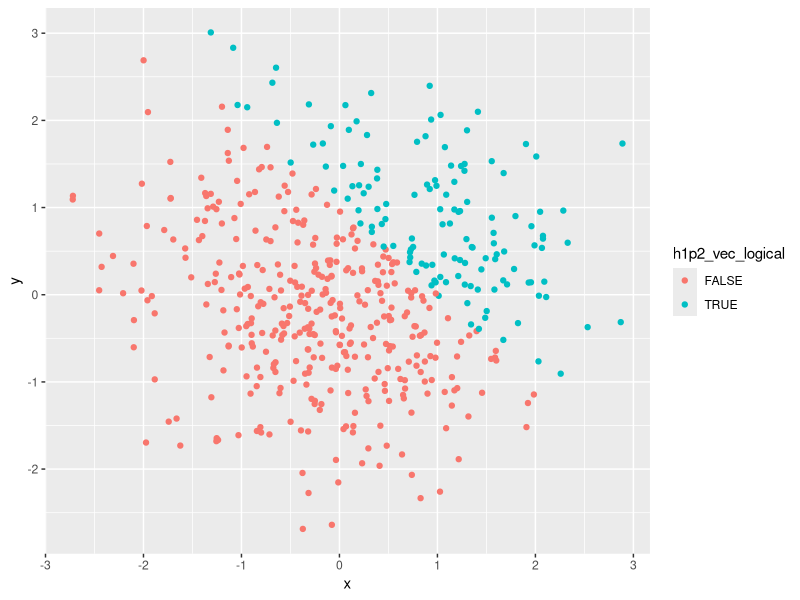
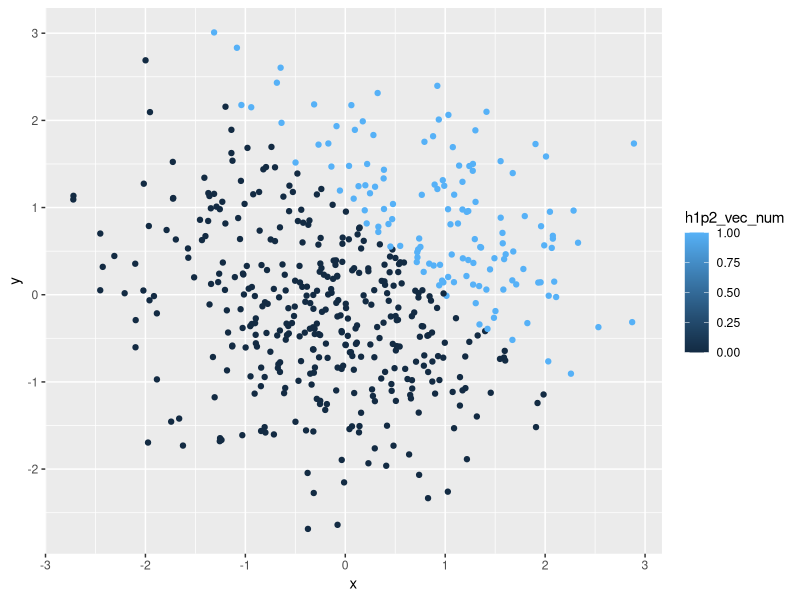
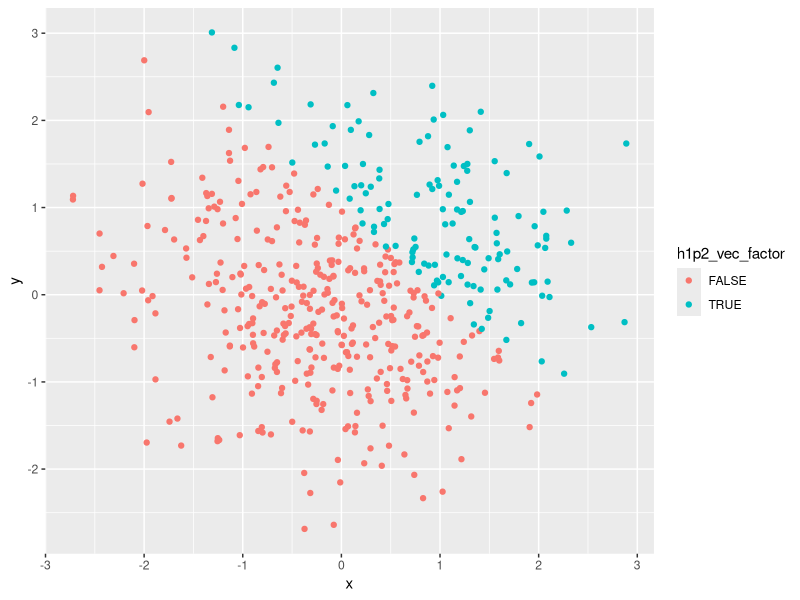
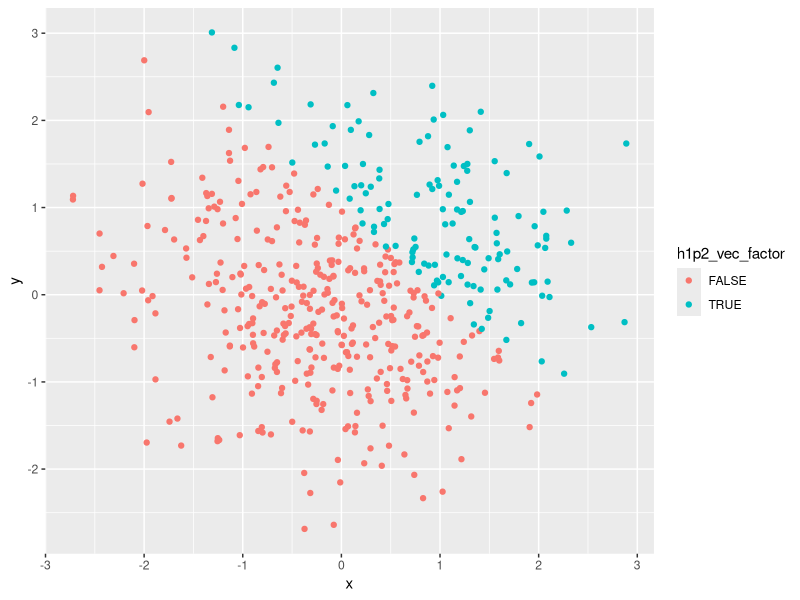

Reproduce these figures in R, in order.
## ---- chunk 1
library(tidyverse)
## ---- chunk 2
set.seed(2)

p8105_hw1_df = tibble(
  h1p1_random_var = rnorm(8),
  h1p1_vec_logical = c(h1p1_random_var>0),
  h1p1_vec_char = c("A","character","variable","that","is", "eight","in", "length"),
  h1p1_vec_factor = factor(c("Low","Low","Low", "Med","Med","High", "High","High"))
)
## ---- chunk 3
  as.numeric(pull(p8105_hw1_df, h1p1_vec_logical))
  as.numeric(pull(p8105_hw1_df, h1p1_vec_char)) 
  as.numeric(pull(p8105_hw1_df, h1p1_vec_factor))
## ---- chunk 4
  as.numeric(pull(p8105_hw1_df, h1p1_vec_logical))*(pull(p8105_hw1_df, h1p1_random_var))
  as.factor(pull(p8105_hw1_df, h1p1_vec_logical))*(pull(p8105_hw1_df, h1p1_random_var))
  as.numeric(as.factor(pull(p8105_hw1_df, h1p1_vec_logical)))*(pull(p8105_hw1_df, h1p1_random_var))
## ---- chunk 5

set.seed(2)
p8105_hw1p2_df = tibble(
  x = rnorm(500),
  y = rnorm(500),
  h1p2_vec_logical = c(x+y>1),
  h1p2_vec_num = as.numeric(h1p2_vec_logical),
  h1p2_vec_factor = as.factor(h1p2_vec_logical),
)
## ---- chunk 6
Scatplot_logic = ggplot(p8105_hw1p2_df, aes(x = x, y = y, color = h1p2_vec_logical)) + geom_point()

Scatplot_logic

Scatplot_num = ggplot(p8105_hw1p2_df, aes(x = x, y = y, color = h1p2_vec_num)) + geom_point()

Scatplot_num

Scatplot_factor = ggplot(p8105_hw1p2_df, aes(x = x, y = y, color = h1p2_vec_factor)) + geom_point()

Scatplot_factor

ggsave("Scatplot_logic.pdf")
